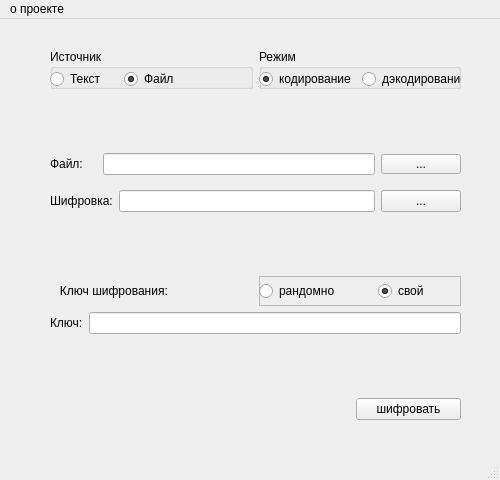
<?xml version="1.0" encoding="UTF-8"?>
<ui version="4.0">
 <class>FileWindow</class>
 <widget class="QMainWindow" name="FileWindow">
  <property name="geometry">
   <rect>
    <x>0</x>
    <y>0</y>
    <width>500</width>
    <height>480</height>
   </rect>
  </property>
  <property name="minimumSize">
   <size>
    <width>500</width>
    <height>480</height>
   </size>
  </property>
  <property name="maximumSize">
   <size>
    <width>500</width>
    <height>480</height>
   </size>
  </property>
  <property name="windowTitle">
   <string>MainWindow</string>
  </property>
  <widget class="QWidget" name="centralwidget">
   <widget class="QWidget" name="layoutWidget">
    <property name="geometry">
     <rect>
      <x>50</x>
      <y>30</y>
      <width>411</width>
      <height>371</height>
     </rect>
    </property>
    <layout class="QVBoxLayout" name="verticalLayout_2">
     <item>
      <layout class="QHBoxLayout" name="horizontalLayout">
       <item>
        <widget class="QGroupBox" name="groupBox_3">
         <property name="minimumSize">
          <size>
           <width>150</width>
           <height>40</height>
          </size>
         </property>
         <property name="title">
          <string>Источник</string>
         </property>
         <widget class="QWidget" name="layoutWidget_5">
          <property name="geometry">
           <rect>
            <x>0</x>
            <y>20</y>
            <width>141</width>
            <height>20</height>
           </rect>
          </property>
          <layout class="QHBoxLayout" name="horizontalLayout_4">
           <item>
            <widget class="QRadioButton" name="radioButton_mode_text">
             <property name="acceptDrops">
              <bool>false</bool>
             </property>
             <property name="text">
              <string>Текст</string>
             </property>
             <property name="checked">
              <bool>false</bool>
             </property>
            </widget>
           </item>
           <item>
            <widget class="QRadioButton" name="radioButton_mode_in_file">
             <property name="text">
              <string>Файл</string>
             </property>
             <property name="checked">
              <bool>true</bool>
             </property>
            </widget>
           </item>
          </layout>
         </widget>
        </widget>
       </item>
       <item>
        <widget class="QGroupBox" name="groupBox_4">
         <property name="minimumSize">
          <size>
           <width>200</width>
           <height>40</height>
          </size>
         </property>
         <property name="title">
          <string>Режим</string>
         </property>
         <widget class="QWidget" name="layoutWidget_6">
          <property name="geometry">
           <rect>
            <x>0</x>
            <y>20</y>
            <width>202</width>
            <height>21</height>
           </rect>
          </property>
          <layout class="QHBoxLayout" name="horizontalLayout_7">
           <item>
            <widget class="QRadioButton" name="radioButton_coder">
             <property name="text">
              <string>кодирование</string>
             </property>
             <property name="checked">
              <bool>true</bool>
             </property>
            </widget>
           </item>
           <item>
            <widget class="QRadioButton" name="radioButton_decoder">
             <property name="acceptDrops">
              <bool>false</bool>
             </property>
             <property name="text">
              <string>дэкодирование</string>
             </property>
             <property name="checked">
              <bool>false</bool>
             </property>
            </widget>
           </item>
          </layout>
         </widget>
        </widget>
       </item>
      </layout>
     </item>
     <item>
      <spacer name="verticalSpacer_4">
       <property name="orientation">
        <enum>Qt::Vertical</enum>
       </property>
       <property name="sizeHint" stdset="0">
        <size>
         <width>20</width>
         <height>40</height>
        </size>
       </property>
      </spacer>
     </item>
     <item>
      <layout class="QVBoxLayout" name="verticalLayout_5">
       <item>
        <layout class="QVBoxLayout" name="verticalLayout">
         <item>
          <layout class="QHBoxLayout" name="horizontalLayout_5">
           <item>
            <widget class="QLabel" name="label_5">
             <property name="text">
              <string>Файл:    </string>
             </property>
            </widget>
           </item>
           <item>
            <widget class="QLineEdit" name="lineEdit_input_file"/>
           </item>
           <item>
            <widget class="QPushButton" name="pushButton_select_file">
             <property name="maximumSize">
              <size>
               <width>80</width>
               <height>20</height>
              </size>
             </property>
             <property name="text">
              <string>...</string>
             </property>
             <property name="autoRepeatInterval">
              <number>50</number>
             </property>
            </widget>
           </item>
          </layout>
         </item>
         <item>
          <spacer name="verticalSpacer">
           <property name="orientation">
            <enum>Qt::Vertical</enum>
           </property>
           <property name="sizeHint" stdset="0">
            <size>
             <width>15</width>
             <height>5</height>
            </size>
           </property>
          </spacer>
         </item>
         <item>
          <layout class="QHBoxLayout" name="horizontalLayout_6">
           <item>
            <widget class="QLabel" name="label_6">
             <property name="text">
              <string>Шифровка:</string>
             </property>
            </widget>
           </item>
           <item>
            <widget class="QLineEdit" name="lineEdit_output_file">
             <property name="frame">
              <bool>true</bool>
             </property>
            </widget>
           </item>
           <item>
            <widget class="QPushButton" name="pushButton_select_output_file">
             <property name="text">
              <string>...</string>
             </property>
            </widget>
           </item>
          </layout>
         </item>
        </layout>
       </item>
      </layout>
     </item>
     <item>
      <spacer name="verticalSpacer_2">
       <property name="orientation">
        <enum>Qt::Vertical</enum>
       </property>
       <property name="sizeHint" stdset="0">
        <size>
         <width>20</width>
         <height>40</height>
        </size>
       </property>
      </spacer>
     </item>
     <item>
      <layout class="QVBoxLayout" name="verticalLayout_4">
       <item>
        <layout class="QHBoxLayout" name="horizontalLayout_2">
         <item>
          <widget class="QLabel" name="label_2">
           <property name="text">
            <string>   Ключ шифрования: </string>
           </property>
          </widget>
         </item>
         <item>
          <widget class="QFrame" name="frame">
           <property name="minimumSize">
            <size>
             <width>0</width>
             <height>30</height>
            </size>
           </property>
           <property name="frameShape">
            <enum>QFrame::StyledPanel</enum>
           </property>
           <property name="frameShadow">
            <enum>QFrame::Raised</enum>
           </property>
           <widget class="QWidget" name="layoutWidget">
            <property name="geometry">
             <rect>
              <x>0</x>
              <y>0</y>
              <width>231</width>
              <height>31</height>
             </rect>
            </property>
            <layout class="QHBoxLayout" name="horizontalLayout_9">
             <item>
              <widget class="QRadioButton" name="radioButton_key_random">
               <property name="text">
                <string>рандомно</string>
               </property>
               <property name="checked">
                <bool>false</bool>
               </property>
              </widget>
             </item>
             <item>
              <widget class="QRadioButton" name="radioButton_key_your">
               <property name="text">
                <string>свой</string>
               </property>
               <property name="checked">
                <bool>true</bool>
               </property>
              </widget>
             </item>
            </layout>
           </widget>
          </widget>
         </item>
        </layout>
       </item>
       <item>
        <layout class="QHBoxLayout" name="horizontalLayout_3">
         <item>
          <widget class="QLabel" name="label_3">
           <property name="text">
            <string>Ключ:</string>
           </property>
          </widget>
         </item>
         <item>
          <widget class="QLineEdit" name="lineEdit_key">
           <property name="sizePolicy">
            <sizepolicy hsizetype="Expanding" vsizetype="Fixed">
             <horstretch>0</horstretch>
             <verstretch>0</verstretch>
            </sizepolicy>
           </property>
           <property name="acceptDrops">
            <bool>true</bool>
           </property>
           <property name="whatsThis">
            <string>&lt;html&gt;&lt;head/&gt;&lt;body&gt;&lt;p&gt;ключ шифрования&lt;/p&gt;&lt;/body&gt;&lt;/html&gt;</string>
           </property>
           <property name="frame">
            <bool>true</bool>
           </property>
          </widget>
         </item>
        </layout>
       </item>
      </layout>
     </item>
     <item>
      <spacer name="verticalSpacer_3">
       <property name="orientation">
        <enum>Qt::Vertical</enum>
       </property>
       <property name="sizeHint" stdset="0">
        <size>
         <width>20</width>
         <height>40</height>
        </size>
       </property>
      </spacer>
     </item>
     <item>
      <layout class="QHBoxLayout" name="horizontalLayout_8">
       <item>
        <widget class="QLabel" name="label_error_in_file">
         <property name="enabled">
          <bool>true</bool>
         </property>
         <property name="minimumSize">
          <size>
           <width>300</width>
           <height>0</height>
          </size>
         </property>
         <property name="text">
          <string/>
         </property>
        </widget>
       </item>
       <item>
        <widget class="QPushButton" name="run">
         <property name="enabled">
          <bool>true</bool>
         </property>
         <property name="minimumSize">
          <size>
           <width>50</width>
           <height>0</height>
          </size>
         </property>
         <property name="text">
          <string>шифровать</string>
         </property>
        </widget>
       </item>
      </layout>
     </item>
    </layout>
   </widget>
  </widget>
  <widget class="QStatusBar" name="statusbar"/>
  <widget class="QMenuBar" name="menubar">
   <property name="geometry">
    <rect>
     <x>0</x>
     <y>0</y>
     <width>500</width>
     <height>17</height>
    </rect>
   </property>
   <widget class="QMenu" name="menu_2">
    <property name="title">
     <string>о проекте</string>
    </property>
    <widget class="QMenu" name="menu_3">
     <property name="title">
      <string>Автор</string>
     </property>
     <addaction name="action_5"/>
     <addaction name="action4pda"/>
    </widget>
    <addaction name="actionGitHab"/>
    <addaction name="separator"/>
    <addaction name="menu_3"/>
   </widget>
   <addaction name="menu_2"/>
  </widget>
  <action name="action">
   <property name="text">
    <string>уровень шифрования</string>
   </property>
  </action>
  <action name="action_2">
   <property name="text">
    <string>язык</string>
   </property>
  </action>
  <action name="actionGitHab">
   <property name="text">
    <string>GitHab</string>
   </property>
  </action>
  <action name="action_5">
   <property name="text">
    <string>ВКонтакте</string>
   </property>
  </action>
  <action name="action4pda">
   <property name="text">
    <string>4pda</string>
   </property>
  </action>
 </widget>
 <resources/>
 <connections/>
</ui>
